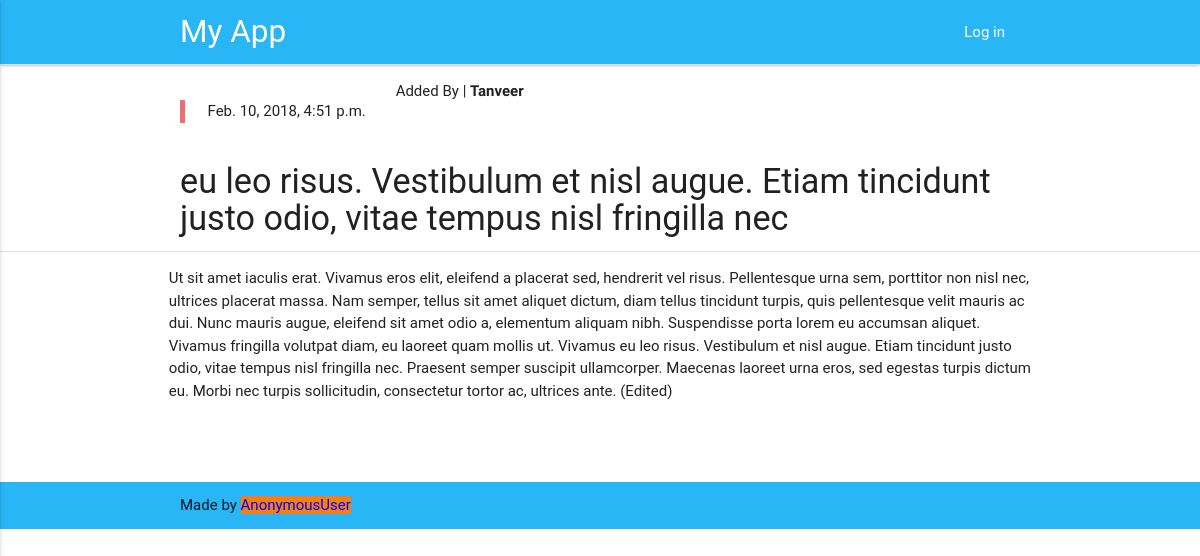
Screenshot of /post/9/ with the database file from the repository.
### blat/models.py (models this page shows, shortened)
class Blat(models.Model):
	title = models.CharField(max_length=200)
	text = models.TextField()
	created_on = models.DateTimeField(auto_now_add=True)
	created_by= models.ForeignKey(User, on_delete=models.CASCADE)

### blat/views.py (the view)
# urls.py: path('post/<int:pk>/', views.DetailView.as_view(), name='detail'),
class DetailView(DetailView):
	model = Blat
	template_name = 'blat/detail.html'
	context_object_name = 'blat'

### blat/templates/blat/detail.html (shortened to what this page needs)
{% extends 'blat/base.html' %}
{% load humanize %}
{% block content %}
	<div class="divider"> </div>
 	 <div class="container">
 	  <div class="row">
		<div class="section">
 		 <div class="col s3">
    		<blockquote>
   					<p >{{blat.created_on}} </p>
   			</blockquote>
 		 </div>
		<div class="col s3">
        		 			Added By | <b> {{blat.created_by}} </b>
		</div>
   	</div>
  </div>
		<h4>  {{ blat.title}} </a> </h4>
  	</div>
  <div class="divider">
  </div>
  <div class="container">
  	<div class="row">
		 	<p> {{ blat.text }} </p>
  	</div>
  </div>
  	<br><br>
					{% endblock content %}

### rows the page displays
Blat: created_on "Feb. 10, 2018, 4:51 p.m.", created_by "Tanveer", title "eu leo risus. Vestibulum et nisl augue. Etiam tincidunt justo odio, vitae tempus nisl fringilla nec", text "Ut sit amet iaculis erat. Vivamus eros elit, eleifend a placerat sed, hendrerit vel risus. Pellentesque urna sem, porttitor non nisl nec, ultrices placerat massa. Nam semper, tellus sit amet aliquet dictum, diam tellus tincidunt turpis, quis pellentesque velit mauris ac dui. Nunc mauris augue, eleifend sit amet odio a, elementum aliquam nibh. Suspendisse porta lorem eu accumsan aliquet. Vivamus fringilla volutpat diam, eu laoreet quam mollis ut. Vivamus eu leo risus. Vestibulum et nisl augue. Etiam tincidunt justo odio, vitae tempus nisl fringilla nec. Praesent semper suscipit ullamcorper. Maecenas laoreet urna eros, sed egestas turpis dictum eu. Morbi nec turpis sollicitudin, consectetur…"

### other values shown
{{ user }} "AnonymousUser"
